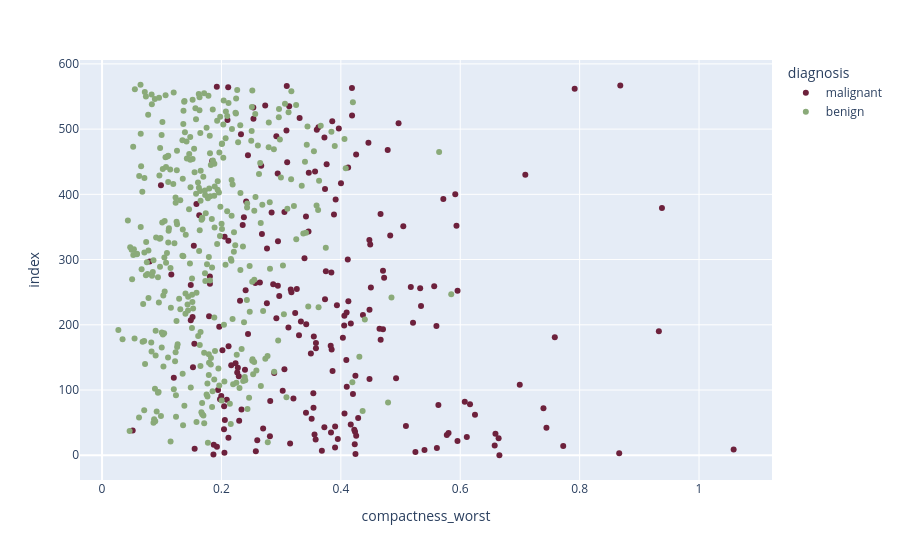

The cell this chart's notebook holds for it:
### Code cell
fig = px.scatter(df,
                    x = "compactness_worst",
                    color="diagnosis",
                    color_discrete_sequence=['#6D213C','#8AAA79'])
fig.show()

### Figure 1 — Plotly figure (JSON) as saved in the notebook; plotly's stock layout.template omitted (floating-point values rounded to 4 significant figures; data arrays with more than 128 entries replaced by an {"elided": "..."} marker saying what was removed)
{"data": [{"hovertemplate": "diagnosis=malignant<br>compactness_worst=%{x}<br>index=%{y}<extra></extra>", "legendgroup": "malignant", "marker": {"color": "#6D213C", "symbol": "circle"}, "mode": "markers", "name": "malignant", "orientation": "h", "showlegend": true, "type": "scatter", "x": {"elided": "212 float values"}, "xaxis": "x", "y": {"elided": "212 int values"}, "yaxis": "y"}, {"hovertemplate": "diagnosis=benign<br>compactness_worst=%{x}<br>index=%{y}<extra></extra>", "legendgroup": "benign", "marker": {"color": "#8AAA79", "symbol": "circle"}, "mode": "markers", "name": "benign", "orientation": "h", "showlegend": true, "type": "scatter", "x": {"elided": "357 float values"}, "xaxis": "x", "y": {"elided": "357 int values"}, "yaxis": "y"}], "layout": {"legend": {"title": {"text": "diagnosis"}, "tracegroupgap": 0}, "margin": {"t": 60}, "xaxis": {"anchor": "y", "domain": [0, 1], "title": {"text": "compactness_worst"}}, "yaxis": {"anchor": "x", "domain": [0, 1], "title": {"text": "index"}}}}
